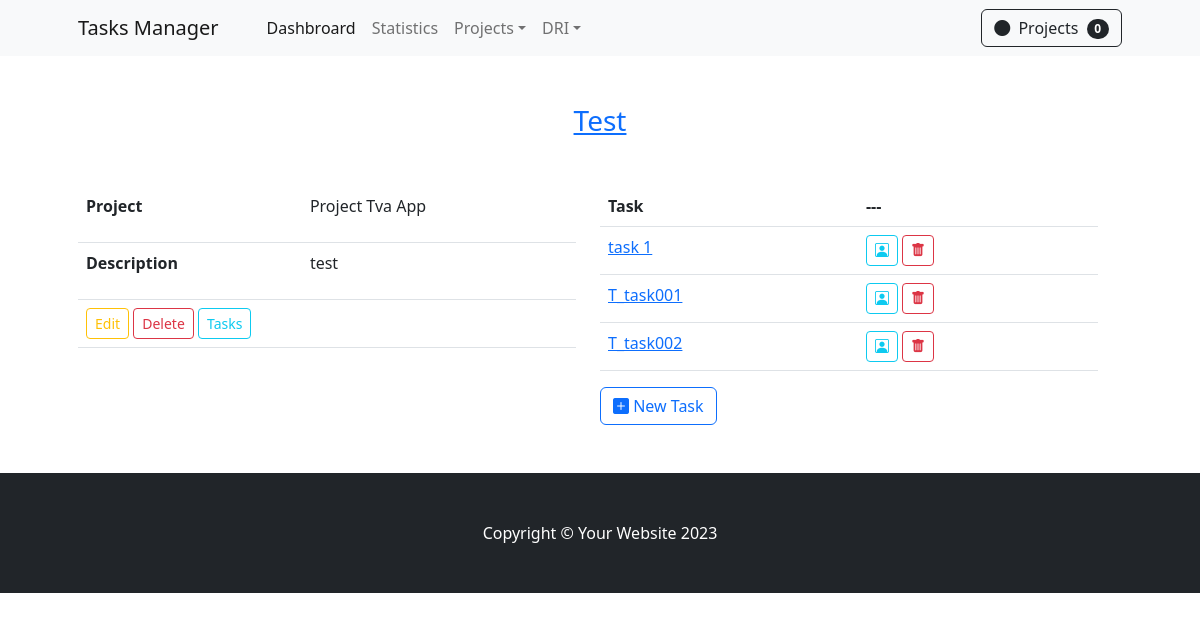
The page /phases/4/detail/ on the database its author committed.
### apps/backend/models.py (models this page shows, shortened)
class Phase(models.Model):
    title           = models.CharField(max_length=150)
    description     = models.TextField(blank=False)
    project         = models.ForeignKey(Project, on_delete=models.CASCADE, related_name='phases')

class Project(models.Model):
    title           = models.CharField(max_length=150)
    description     = models.TextField(blank=False)
    phases_nbr      = models.IntegerField(default=1)
    created_at      = models.DateTimeField(default=datetime.now)
    updated_at      = models.DateTimeField(default=datetime.now)
    ongoing         = models.BooleanField(default=False)
    started_at      = models.DateTimeField(default=datetime.now)
    finished        = models.BooleanField(default=False)
    finished_at     = models.DateTimeField(default=datetime.now)

class Task(models.Model):
    title           = models.CharField(max_length=100)
    description     = models.TextField(blank=False)
    phase           = models.ForeignKey(Phase, on_delete=models.CASCADE, related_name='tasks')
    created_at      = models.DateTimeField(default=datetime.now)
    updated_at      = models.DateTimeField(default=datetime.now)
    ongoing         = models.BooleanField(default=False)
    started_at      = models.DateTimeField(default=datetime.now)
    finished        = models.BooleanField(default=False)
    finished_at     = models.DateTimeField(default=datetime.now)

### apps/backend/views/phase.py (the view)
# urls.py: path('phases/<int:pk>/detail/', view=phase_detail, name='phase-detail'),
def phase_detail(request, pk):
    phase = Phase.objects.get(id=pk)
    if phase:
        tasks = Task.objects.filter(phase=phase)
        if tasks:
            context = {
                'object': phase,
                'tasks': tasks,
                'error': False,
            }
        else:
            context = {
                'object': phase,
                'message_task': 'There is no tasks in this phase',
                'error': True,
            }
    else:
        context = {
            'error': True,
            'message': 'not found'
        }
    return render(request=request, template_name='phases/phase_detail.html', context=context)

### apps/backend/templates/phases/phase_detail.html (shortened to what this page needs)
{% extends '_base.html' %}
{% load static %}
{% block content %}
<section class="py-5">
    <div class="text-center">
        <h3 class="text-primary text-decoration-underline"> {{object.title|title}}</h3>
    </div>
    <div class="container px-4 px-lg-5 mt-5">
        <div class="row col-12">
            <div class="col-6">
                <table class="table flex-fill">
                    <tr>
                        <td> <p class="fw-bolder">Project</p> </td>
                        <td> {{object.project.title|title}} </td>
                    </tr>
                    <tr>
                        <td> <p class="fw-bolder" >Description</p> </td>
                        <td> {{object.description}} </td>
                    </tr>
                    <tr>
                        <td colspan="2">
                            <a href="{% url 'phase-update' object.id %}" class="btn btn-outline-warning mt-auto btn-sm" >Edit</a>
                            <a href="{% url 'phase-delete' object.id %}" class="btn btn-outline-danger mt-auto btn-sm" >Delete</a>
                            <a href="{% url 'task-list' object.id %}" class="btn btn-outline-info mt-auto btn-sm" >Tasks</a>
                        </td>
                </table>
            </div>
            <div class="col-6">
                {% if error is False %}
                    <table class="table flex-fill">
                        <tr>
                            <th> Task </th>
                            <th> --- </th>
                        </tr>
                        {% for task in tasks %}
                            <tr>
                                <td> <a href="{% url 'responsible-task-detail' task.id %}">{{task.title}}</a> </td>
                                <td>
                                    <a href="{% url 'responsible-create' task.id %}" title="Affect to employee" class="btn btn-outline-info btn-sm">
                                        <i class="bi bi-person-square"></i>
                                    </a>
                                    <a href="{% url 'task-delete' task.id %}" title="Delete" class="btn btn-outline-danger btn-sm">
                                        <i class="bi bi-trash-fill"></i>
                                    </a>
                                </td>
                            </tr>
                        {% endfor %}
                    </table>
                {% else %}
                    <h5 style="color: red;">{{message_task}}</h5>
                {% endif %}
                <a href="{% url 'task-create' object.id %}" class="btn btn-outline-primary"> <i class="bi bi-plus-square-fill"></i> New Task </a>
            </div>
        </div>
    </div>
</section>
{% endblock %}

### rows shown on the page
Phase: title "Test", project "Project Tva App", description "test"
Task: title "task 1"
Task: title "T_task001"
Task: title "T_task002"

### other values the page prints
{{ object_list|length }} "0"
